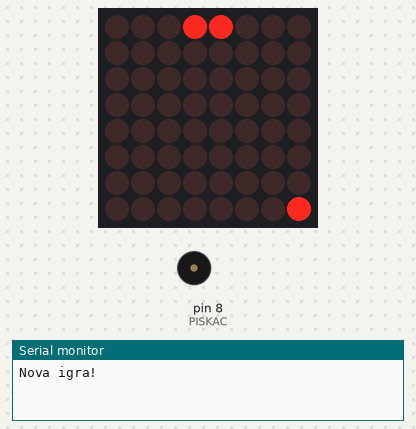
Simulated run of this sketch. Board: Arduino Uno, built with avr-gcc and run on an emulated ATmega328P. Shown: 8×8 LED matrix, buzzer (waves = sounding), the last lines printed to the serial monitor. Random numbers use the default seed unless the sketch sets one.

Above: at 0.2 s.
At 8.4 s:
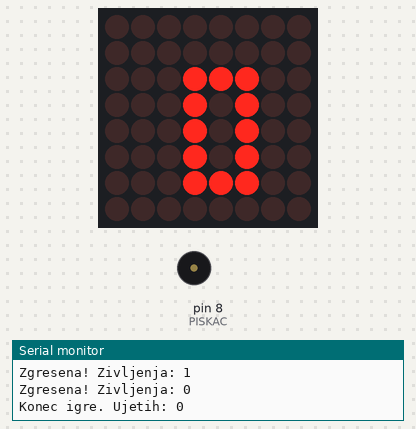
At 17.2 s:
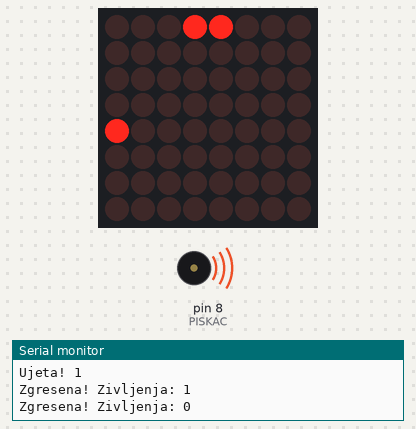
At 34.6 s:
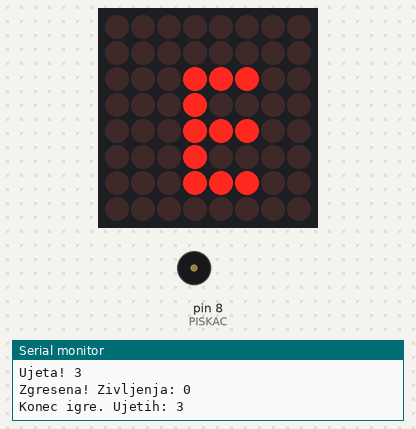
Timing chart, 0 to 36.1 s (numbered marks = the images above):
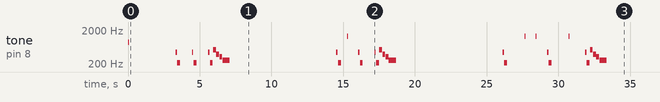

The sketch:

Dez.ino
```cpp
// Lovljenje dežja: od zgoraj padajo kapljice, ti jih loviš s košaro na dnu.
//   |<< levo, >>| desno; tri zgrešene kapljice in je konec igre

#include <MD_MAX72xx.h>
#include <SPI.h>
#define IR_USE_AVR_TIMER5   // daljinec na časovniku 5, ker tone() za piskač rabi časovnik 2
#include <IRremote.hpp>

#define TIP   MD_MAX72XX::GENERIC_HW
#define DIN   7
#define CLK   6
#define CS    5
#define IR_PIN 2   // Y (signal) na IR sprejemniku
#define PISKAC 8   // + nožica pasivnega piskača

MD_MAX72XX matrika = MD_MAX72XX(TIP, DIN, CLK, CS, 1);

// ---------- tipke na daljincu ELEGOO ----------
const byte T_LEVO   = 0x44;  // |<<
const byte T_DESNO  = 0x43;  // >>|
const byte T_SREDINA = 0x40; // >|| (v tej igri je ne uporabljamo)

// ---------- nastavitve ----------
const int SIRINA_KOSARE = 2;
const int ZIVLJENJ    = 3;    // koliko kapljic lahko zgrešiš
const int ZAC_HITROST = 400;  // ms med padci na začetku
const int POSPESEK    = 6;    // za toliko ms hitreje po vsaki ujeti kapljici
const int NAJ_HITROST = 130;  // hitreje od tega ne gre
const int DEZ         = 35;   // verjetnost nove kapljice ob vsakem padcu, v %
const int NAJ_KAPLJIC = 12;   // več kapljic hkrati ne more biti

// ---------- stanje igre ----------
int kapX[NAJ_KAPLJIC], kapY[NAJ_KAPLJIC];
bool kapAktivna[NAJ_KAPLJIC];
int kosara;                // x skrajno leve pike košare, košara je v spodnji vrstici
int zivljenja;
int ujetih;                // točke
int hitrost;
unsigned long naslednjiPadec;

// ---------- risanje (kot pri kači) ----------
byte obrniBite(byte b) {
  byte r = 0;
  for (int i = 0; i < 8; i++) {
    r = (r << 1) | (b & 1);
    b >>= 1;
  }
  return r;
}

void poslji(byte buf[8]) {
  for (int vrstica = 0; vrstica < 8; vrstica++) {
    matrika.setRow(0, 7 - vrstica, obrniBite(buf[vrstica]));
  }
  matrika.update();
}

void prizgi(byte buf[8], int x, int y) {
  if (x < 0 || x > 7 || y < 0 || y > 7) return;   // izven plošče se ne vidi
  buf[y] |= (B10000000 >> x);
}

void narisi() {
  byte buf[8] = { 0 };
  for (int i = 0; i < NAJ_KAPLJIC; i++)
    if (kapAktivna[i]) prizgi(buf, kapX[i], kapY[i]);
  for (int i = 0; i < SIRINA_KOSARE; i++) prizgi(buf, kosara + i, 7);
  poslji(buf);
}

// ---------- številke (kot pri Kockicah) ----------
const byte STEVKE[10][5] = {
  { B111, B101, B101, B101, B111 },  // 0
  { B010, B110, B010, B010, B111 },  // 1
  { B111, B001, B111, B100, B111 },  // 2
  { B111, B001, B111, B001, B111 },  // 3
  { B101, B101, B111, B001, B001 },  // 4
  { B111, B100, B111, B001, B111 },  // 5
  { B111, B100, B111, B101, B111 },  // 6
  { B111, B001, B010, B010, B010 },  // 7
  { B111, B101, B111, B101, B111 },  // 8
  { B111, B101, B111, B001, B111 },  // 9
};

void narisiStevko(byte buf[8], int stevka, int zx) {
  for (int y = 0; y < 5; y++)
    for (int x = 0; x < 3; x++)
      if (STEVKE[stevka][y] & (B100 >> x)) prizgi(buf, zx + x, y + 1);
}

// na matriki pokaže število (največ 99)
void pokaziStevilo(int n, int ms) {
  n = min(n, 99);
  byte buf[8] = { 0 };
  if (n < 10) {
    narisiStevko(buf, n, 2);           // ena številka na sredini
  } else {
    narisiStevko(buf, n / 10, 0);      // desetice
    narisiStevko(buf, n % 10, 4);      // enice
  }
  poslji(buf);
  delay(ms);
}

// ---------- zvok ----------
// zaigra ton in počaka, da se konča
void pisk(int hz, int ms) {
  tone(PISKAC, hz, ms);
  delay(ms + 20);
}

void zvokZgresil() {
  pisk(440, 100);
  pisk(220, 200);
}

void zvokKonec() {            // žalostna melodija navzdol
  pisk(523, 200);
  pisk(392, 200);
  pisk(330, 200);
  pisk(262, 500);
}

// ---------- igra ----------
void novaKapljica() {
  for (int i = 0; i < NAJ_KAPLJIC; i++) {
    if (kapAktivna[i]) continue;
    kapX[i] = random(8);
    kapY[i] = 0;
    kapAktivna[i] = true;
    return;
  }
}

void novaIgra() {
  for (int i = 0; i < NAJ_KAPLJIC; i++) kapAktivna[i] = false;
  kosara = (8 - SIRINA_KOSARE) / 2;   // košara na sredini
  zivljenja = ZIVLJENJ;
  ujetih = 0;
  hitrost = ZAC_HITROST;
  novaKapljica();
  naslednjiPadec = millis() + 800;    // malo časa, da se pripraviš
  Serial.println("Nova igra!");
}

void konecIgre() {
  Serial.print("Konec igre. Ujetih: ");
  Serial.println(ujetih);
  zvokKonec();
  for (int i = 0; i < 3; i++) {
    matrika.control(MD_MAX72XX::TEST, true);
    delay(200);
    matrika.control(MD_MAX72XX::TEST, false);
    delay(200);
  }
  pokaziStevilo(ujetih, 3000);
}

// vse kapljice padejo za eno vrstico
void padec() {
  for (int i = 0; i < NAJ_KAPLJIC; i++) {
    if (!kapAktivna[i]) continue;
    kapY[i]++;
    if (kapY[i] < 7) continue;

    // kapljica je na dnu: je tam košara?
    kapAktivna[i] = false;
    if (kapX[i] >= kosara && kapX[i] < kosara + SIRINA_KOSARE) {
      ujetih++;
      hitrost = max(NAJ_HITROST, hitrost - POSPESEK);
      tone(PISKAC, 1320, 40);          // kratek pisk, igra teče naprej
      Serial.print("Ujeta! ");
      Serial.println(ujetih);
    } else {
      zivljenja--;
      Serial.print("Zgresena! Zivljenja: ");
      Serial.println(zivljenja);
      narisi();
      zvokZgresil();
      if (zivljenja == 0) { konecIgre(); novaIgra(); return; }
    }
  }

  if (random(100) < DEZ) novaKapljica();
  naslednjiPadec = millis() + hitrost;
}

// ---------- daljinec ----------
// ko tipko držiš, se košara premika naprej
void preberiDaljinec() {
  if (!IrReceiver.decode()) return;

  bool neznan = IrReceiver.decodedIRData.protocol == UNKNOWN;   // šum
  byte tipka = IrReceiver.decodedIRData.command;
  IrReceiver.resume();
  if (neznan) return;

  switch (tipka) {
    case T_LEVO:  kosara = max(0, kosara - 1); break;
    case T_DESNO: kosara = min(8 - SIRINA_KOSARE, kosara + 1); break;
    // case T_SREDINA: break;   // play/pause: v tej igri ne naredi nič
  }
}

// ---------- program ----------
void setup() {
  Serial.begin(9600);
  matrika.begin();
  matrika.control(MD_MAX72XX::INTENSITY, 15);
  matrika.control(MD_MAX72XX::UPDATE, MD_MAX72XX::OFF);   // pošiljamo sami
  IrReceiver.begin(IR_PIN, ENABLE_LED_FEEDBACK);           // LED 13 utripne ob signalu
  randomSeed(analogRead(A5));   // vsakič drugačna igra
  pisk(880, 100);               // ob vklopu: preverimo, da piskač dela
  novaIgra();
}

void loop() {
  preberiDaljinec();
  if (millis() >= naslednjiPadec) padec();
  narisi();
}
```

Measured:
- by itself, tone on pin 8 (PISKAC): plays 880 Hz for 0.10 s, 440 Hz for 0.10 s, 220 Hz for 0.20 s, 440 Hz for 0.10 s, 220 Hz for 0.20 s, 440 Hz for 0.10 s … (35 notes in this stretch)
- what the display in image 0 shows lasts 0.8 s, from 0.1 s to 0.9 s
- what the display in image 1 shows lasts 3.0 s, from 8.3 s to 11.3 s
